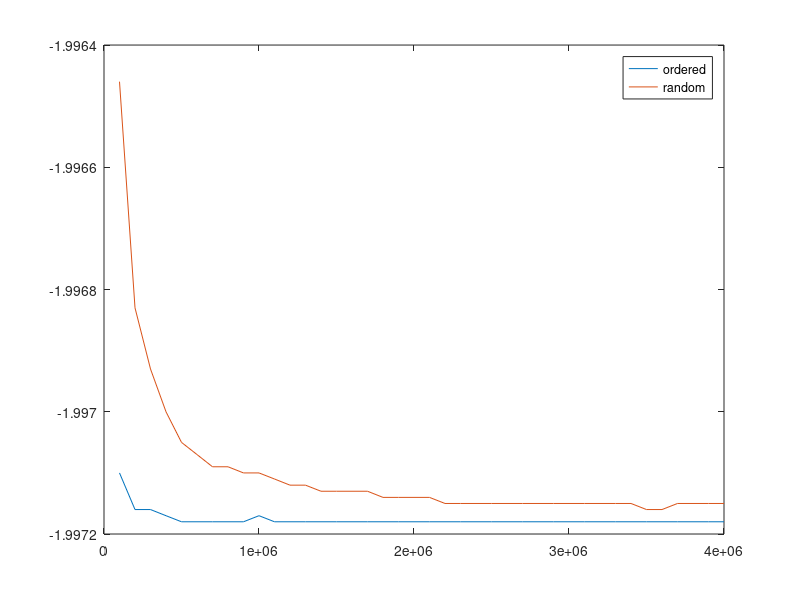

MATLAB code for this plot:
MC = [100000, 200000, 300000, 400000, 500000, 600000, 700000, 800000, 900000, 1e+06, 1.1e+06, 1.2e+06, 1.3e+06, 1.4e+06, 1.5e+06, 1.6e+06, 1.7e+06, 1.8e+06, 1.9e+06, 2e+06, 2.1e+06, 2.2e+06, 2.3e+06, 2.4e+06, 2.5e+06, 2.6e+06, 2.7e+06, 2.8e+06, 2.9e+06, 3e+06, 3.1e+06, 3.2e+06, 3.3e+06, 3.4e+06, 3.5e+06, 3.6e+06, 3.7e+06, 3.8e+06, 3.9e+06, 4e+06, ];
% o = ordered, r = random
e_var_T1_o = [0.00820262, 0.00771627, 0.00779306, 0.00764679, 0.00753199, 0.00755884, 0.00749044, 0.00751951, 0.00754322, 0.00758268, 0.00752154, 0.00752211, 0.00750009, 0.00748984, 0.0074956, 0.00748394, 0.00747938, 0.00747446, 0.00747116, 0.00745704, 0.00745568, 0.00742831, 0.00742495, 0.00742285, 0.00743471, 0.00743759, 0.00744222, 0.00744167, 0.00744178, 0.0074337, 0.00744893, 0.00745056, 0.00744573, 0.00745869, 0.0074584, 0.00746014, 0.00746587, 0.00747505, 0.00746356, 0.00746577, ];
m_var_T1_o = [-0.00236328, -0.0023961, -0.00239308, -0.00240365, -0.00240942, -0.00240853, -0.00241538, -0.00241405, -0.00241331, -0.00241021, -0.00241498, -0.00241528, -0.00241663, -0.00241647, -0.00241672, -0.00241781, -0.0024183, -0.00241973, -0.00242039, -0.00242199, -0.00242181, -0.00242344, -0.00242354, -0.00242329, -0.00242229, -0.00242186, -0.00242157, -0.00242169, -0.00242197, -0.0024225, -0.00242144, -0.00242142, -0.00242188, -0.00242074, -0.00242054, -0.00242025, -0.00241999, -0.0024195, -0.00242011, -0.00242014, ];

mean_mag_T1_o = [0.999265, 0.999279, 0.999279, 0.999283, 0.999286, 0.999285, 0.999286, 0.999285, 0.999285, 0.999283, 0.999285, 0.999285, 0.999285, 0.999285, 0.999285, 0.999285, 0.999285, 0.999285, 0.999285, 0.999286, 0.999285, 0.999286, 0.999286, 0.999286, 0.999286, 0.999286, 0.999286, 0.999286, 0.999286, 0.999286, 0.999285, 0.999285, 0.999286, 0.999285, 0.999285, 0.999285, 0.999285, 0.999284, 0.999284, 0.999284, ];
mean_mag_T1_r = [0.997462, 0.998376, 0.998676, 0.99883, 0.998924, 0.998983, 0.999027, 0.999058, 0.999083, 0.999102, 0.999119, 0.999133, 0.999145, 0.999155, 0.999163, 0.999171, 0.999178, 0.999183, 0.999189, 0.999194, 0.999198, 0.999203, 0.999207, 0.99921, 0.999213, 0.999215, 0.999218, 0.99922, 0.999222, 0.999224, 0.999226, 0.999228, 0.999229, 0.999231, 0.999232, 0.999234, 0.999235, 0.999236, 0.999237, 0.999238, ];

time_used_T1_o = [6.462, 13.035, 19.4562, 25.8213, 32.2857, 38.7039, 45.1332, 51.5506, 57.9245, 64.4693, 71.1093, 77.6405, 84.0982, 90.5045, 96.899, 103.191, 109.378, 115.658, 121.866, 127.979, 134.261, 140.764, 147.27, 153.762, 160.368, 167.073, 173.19, 179.329, 185.719, 192.211, 198.695, 205.334, 212.076, 218.498, 224.68, 231.562, 238.032, 244.294, 250.771, 257.246, ];

accepted_states_T1_o = [0.2931, 0.143375, 0.0969767, 0.0713025, 0.056566, 0.0488733, 0.0412629, 0.0364775, 0.03222, 0.029282, 0.0264127, 0.0239583, 0.0221477, 0.0207914, 0.0193413, 0.0180363, 0.0171894, 0.0161278, 0.0151905, 0.014446, 0.0140257, 0.0129818, 0.0125539, 0.0119175, 0.0116696, 0.0112662, 0.0107819, 0.0103932, 0.0100117, 0.00966933, 0.00945226, 0.00899563, 0.00878848, 0.00860765, 0.008252, 0.00808694, 0.00801541, 0.00764053, 0.00740923, 0.007264, ];
accepted_states_T1_r = [0.34375, 0.143375, 0.0969833, 0.07129, 0.056576, 0.04887, 0.0412657, 0.0364775, 0.03222, 0.02928, 0.0264118, 0.0239608, 0.0221477, 0.0207886, 0.0193433, 0.0180369, 0.0171894, 0.0161278, 0.0151905, 0.014445, 0.0140267, 0.0129809, 0.0125543, 0.0119179, 0.0116696, 0.0112662, 0.0107815, 0.0103936, 0.0100097, 0.00967133, 0.00945161, 0.00899625, 0.00878848, 0.00860706, 0.00825229, 0.00808694, 0.00801568, 0.00764053, 0.00740897, 0.007264, ];

probability_T1_o = [0, -792, -800, -792, -800, -800, -800, -800, -800, -800, -800, -800, -800, -800, -800, -800, -800, -800, -800, -800, -800, -800, -800, -800, -800, -800, -792, -800, -800, -800, -800, -800, -800, -800, -800, -792, -800, -800, -800, -800, ];

avg_energy_T1_o = [-1.9971, -1.99716, -1.99716, -1.99717, -1.99718, -1.99718, -1.99718, -1.99718, -1.99718, -1.99717, -1.99718, -1.99718, -1.99718, -1.99718, -1.99718, -1.99718, -1.99718, -1.99718, -1.99718, -1.99718, -1.99718, -1.99718, -1.99718, -1.99718, -1.99718, -1.99718, -1.99718, -1.99718, -1.99718, -1.99718, -1.99718, -1.99718, -1.99718, -1.99718, -1.99718, -1.99718, -1.99718, -1.99718, -1.99718, -1.99718, ];
avg_energy_T1_r = [-1.99646, -1.99683, -1.99693, -1.997, -1.99705, -1.99707, -1.99709, -1.99709, -1.9971, -1.9971, -1.99711, -1.99712, -1.99712, -1.99713, -1.99713, -1.99713, -1.99713, -1.99714, -1.99714, -1.99714, -1.99714, -1.99715, -1.99715, -1.99715, -1.99715, -1.99715, -1.99715, -1.99715, -1.99715, -1.99715, -1.99715, -1.99715, -1.99715, -1.99715, -1.99716, -1.99716, -1.99715, -1.99715, -1.99715, -1.99715, ];

% Plotting results
plot(MC, avg_energy_T1_o,MC, avg_energy_T1_r)
legend('ordered','random')
